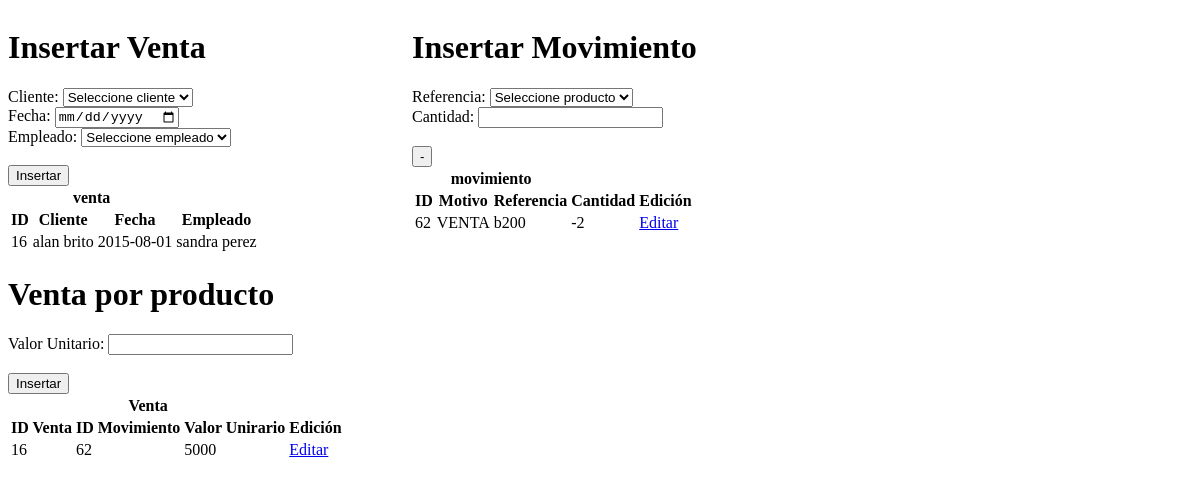
Page /vista/vventa.php on the earlier database version.
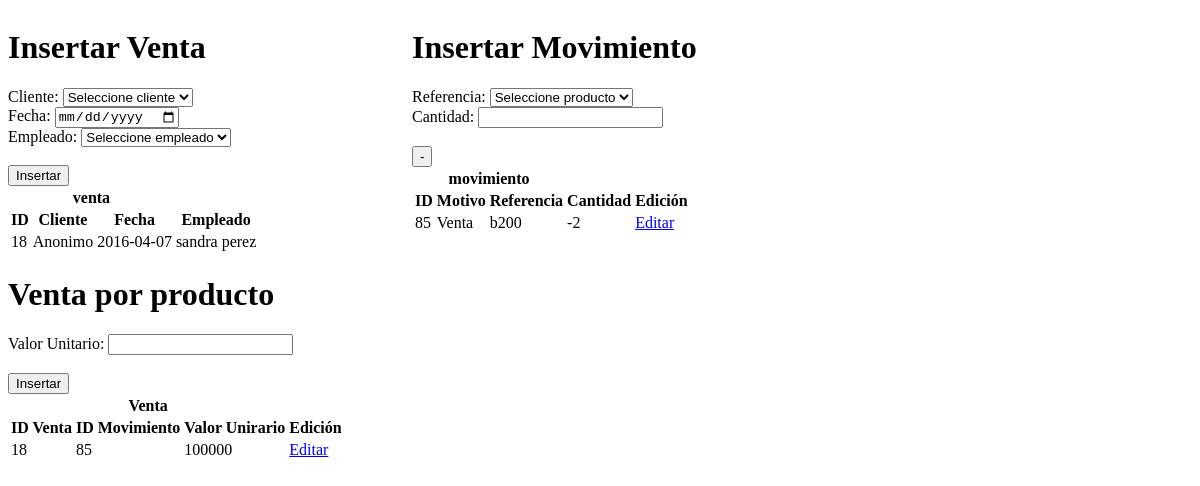
Same page on the later database version.
### tables this page shows
CREATE TABLE IF NOT EXISTS `tbventa` (
  `numero_venta` int(11) NOT NULL,
  `idcliente` int(11) NOT NULL,
  `fecha` date NOT NULL,
  `idempleado` varchar(10) NOT NULL
);

CREATE TABLE IF NOT EXISTS `tbcliente` (
  `idcliente` int(11) NOT NULL,
  `nombre` varchar(50) NOT NULL,
  `telefono` varchar(20) DEFAULT NULL,
  `direccion` varchar(50) DEFAULT NULL,
  `email` varchar(30) DEFAULT NULL,
  `detalle` varchar(10) NOT NULL
);

CREATE TABLE IF NOT EXISTS `tbempleado` (
  `idempleado` varchar(10) NOT NULL,
  `nombre` varchar(50) NOT NULL,
  `sueldo` int(11) NOT NULL,
  `direccion` varchar(50) NOT NULL,
  `ciudad` varchar(30) NOT NULL,
  `telefono_emple` varchar(20) NOT NULL,
  `telefono_refe` varchar(20) NOT NULL,
  `email` varchar(30) DEFAULT NULL,
  `estado` varchar(8) NOT NULL,
  `fecha_ingreso` date NOT NULL
);

CREATE TABLE IF NOT EXISTS `tbmovimiento` (
  `idmovimiento` int(11) NOT NULL,
  `motivo` varchar(30) NOT NULL,
  `referencia` varchar(20) NOT NULL,
  `cantidad` int(11) NOT NULL
);

CREATE TABLE IF NOT EXISTS `tbventaxproducto` (
  `numero_venta` int(11) NOT NULL,
  `movimiento` int(11) NOT NULL,
  `precio_venta` int(11) NOT NULL
);

### controlador/cventa.php (called while the page is built, shortened)
<?php
	include('modelo/mventa.php');
	$venta = new Mventa();
	$cliente2	= $venta->sel_cliente();
	$empleado2	= $venta->sel_empleado();

### modelo/mventa.php (called while the page is built, shortened)
<?php
	include_once('controlador/conexion.php');
	include_once('functions.php');
	class Mventa extends Funciones
	{
		function consultar_venta()
		{
			$sql = "SELECT * FROM tbventa ORDER BY numero_venta DESC LIMIT 1";
			 return $this->SeleccionDatos($sql);
		}
		function sel_cliente()
		{
            $sql = "SELECT * FROM `tbcliente`";
            return $this->SeleccionDatos($sql);
        }
		function sel_cliente1($idcliente)
		{
			$sql = "SELECT * FROM tbcliente WHERE idcliente='".$idcliente."';";
			return $this->SeleccionDatos($sql);
		}
		function sel_empleado()
		{
            $sql = "SELECT * FROM `tbempleado`";
            return $this->SeleccionDatos($sql);
        }
		function sel_empleado1($idempleado)
		{
			$sql = "SELECT * FROM tbempleado WHERE idempleado='".$idempleado."';";
			return $this->SeleccionDatos($sql);
		}
	}

### modelo/functions.php (called while the page is built, shortened)
<?php
	class Funciones {
        function SeleccionDatos($consulta)
        {
                $conexionBD = new conexion();
                $conexionBD -> conectarBD();
                $datos = $conexionBD -> ejeCon($consulta, 0);
                return $datos;
        }
}

### controlador/configuracion.php (called while the page is built)
<?php
	$serv_bd = "localhost";
	$usu_bd = "root";
	$pass_bd = "";
	$bd = "bdwold";
?>

### controlador/conexion.php (called while the page is built, shortened)
<?php
	class conexion {
		function conectarBD() {
			include("configuracion.php");
			$this -> link = mysql_connect ($serv_bd, $usu_bd, $pass_bd);
			$bd2 = mysql_select_db($bd);
		}
		function ejeCon($con, $op) {
			$this -> resultado = mysql_query($con) or die("La consulta fallo: ". mysql_error());
			if($op == 0) {
				while ($linea = mysql_fetch_array($this -> resultado)) {
					$arrayResultado[] = $linea;
				}
			} else {
				$arrayResultado[] = 0;
			}
			$resarr = isset ($arrayResultado) ? $arrayResultado: NULL;
			if($resarr) {
				return $arrayResultado;
			}
		}
	}
?>

### modelo/mmovimiento.php (called while the page is built, shortened)
<?php
	include_once('controlador/conexion.php');
	include_once('functions.php');
	class Mmovimiento extends Funciones
	{
		function consultar_movimiento_v()
		{
			$sql = "SELECT * FROM `tbmovimiento` WHERE `motivo` = 'Venta' ORDER BY idmovimiento DESC LIMIT 1";
			 return $this->SeleccionDatos($sql);
		}
		function sel_producto()
		{
            $sql = "SELECT * FROM `tbproducto`";
            return $this->SeleccionDatos($sql);
        }
	}

### controlador/cmovimiento.php (called while the page is built, shortened)
<?php
	include('modelo/mmovimiento.php');
	$movimiento = new Mmovimiento();
	$referencia2= $movimiento->sel_producto();

### controlador/cventaproduc.php (called while the page is built, shortened)
<?php
	include('modelo/mventaproduc.php');
	$ventaproduc = new Mventaproduc();
	$numero_venta2	= $ventaproduc->sel_numeroventa();
	$movimiento2	= $ventaproduc->sel_movimiento();

### modelo/mventaproduc.php (called while the page is built, shortened)
<?php
	include_once('controlador/conexion.php');
	include_once('functions.php');
	class Mventaproduc extends Funciones
	{
		function consultar_ventaproduc_u()
		{
			$sql = "SELECT * FROM tbventaxproducto ORDER BY numero_venta DESC LIMIT 1";
			 return $this->SeleccionDatos($sql);
		}
		function sel_numeroventa()
		{
            $sql = "SELECT * FROM `tbventa` order by numero_venta desc limit 1" ;
            return $this->SeleccionDatos($sql);
        }
		function sel_movimiento()
		{
            $sql = "SELECT * FROM `tbmovimiento` order by idmovimiento desc limit 1";
            return $this->SeleccionDatos($sql);
        }
	}

### vista/vventa.php (the view, shortened to what the changed rows need)
<!DOCTYPE html>
<html lang="en">
<head>
    <link rel="stylesheet" href="css/miestilo.css" media="screen">
</head>
<body>
<?php include('controlador/cmovimiento.php'); ?>
<?php include("controlador/cventa.php"); ?>
<div  class="formulario" >
	<h1>Insertar Venta</h1>
<?php $consultaventa = $venta->consultar_venta(); ?>
	<table class="table">
		<thead>
			<tr>
				<th colspan="3">venta</th>
			</tr>
			<tr>
				<th>ID</th>
				<th>Cliente</th>
				<th>Fecha</th>
				<th>Empleado</th>
		</thead>
		<tbody>
			<?php for($j=0;$j<count($consultaventa);$j++):
				$cliente1 	= $venta->sel_cliente1($consultaventa[$j]['idcliente']);
				$empleado1 	= $venta->sel_empleado1($consultaventa[$j]['idempleado']);
			?>
				<tr>
					<td><?= $consultaventa[$j]['numero_venta'] ?></td>
					<td><?= $cliente1[0]['nombre'] ?></td>
					<td><?= $consultaventa[$j]['fecha'] ?></td>
					<td><?= $empleado1[0]['nombre'] ?></td>
				</tr>
			<?php endfor; ?>
		</tbody>
	</table>
</div>
<div class="formulario">
	<h1>Insertar Movimiento</h1>
<?php $consultamovimiento = $movimiento->consultar_movimiento_v(); ?>
	<table class="table">
		<thead>
			<tr>
				<th colspan="3">movimiento</th>
			</tr>
			<tr>
				<th>ID</th>
				<th>Motivo</th>
				<th>Referencia</th>
				<th>Cantidad</th>
				<th>Edición</th>
			</tr>
		</thead>
		<tbody>
			<?php for($i=0;$i<count($consultamovimiento);$i++): ?>
				<tr>
					<td><?= $consultamovimiento[$i]['idmovimiento'] ?></td>
					<td><?= $consultamovimiento[$i]['motivo'] ?></td>
					<td><?= $consultamovimiento[$i]['referencia'] ?></td>
					<td><?= $consultamovimiento[$i]['cantidad'] ?></td>
					<td><a href="index.php?pag=17&id=<?= $consultamovimiento[$i]['idmovimiento'] ?>" class="btn btn-primary">Editar</a></td>
				</tr>
			<?php endfor; ?>
		</tbody>
	</table>
</div>
<?php include("controlador/cventaproduc.php"); ?>
<div class="formulario">
	<h1>Venta por producto</h1>
</div>
<?php $consultaventaproduc = $ventaproduc->consultar_ventaproduc_u(); ?>
	<table class="table">
		<thead>
			<tr>
				<th colspan="3">Venta</th>
			</tr>
			<tr>
				<th>ID Venta</th>
				<th>ID Movimiento</th>
				<th>Valor Unirario</th>
				<th>Edición</th>
		</thead>
		<tbody>
			<?php for($i=0;$i<count($consultaventaproduc);$i++): ?>
				<tr>
					<td><?= $consultaventaproduc[$i]['numero_venta'] ?></td>
					<td><?= $consultaventaproduc[$i]['movimiento'] ?></td>
					<td><?= $consultaventaproduc[$i]['precio_venta'] ?></td>
					<td><a href="index.php?pag=27&id=<?= $consultaventaproduc[$i]['numero_venta'] ?>&idm=<?= $consultaventaproduc[$i]['movimiento']?>" class="btn btn-primary">Editar</a></td>
				</tr>
			<?php endfor; ?>
		</tbody>
	</table>

Differences in the rows shown:
no longer on this page (row unchanged): tbventa: numero_venta "16", idcliente.nombre "alan brito", fecha "2015-08-01", idempleado.nombre "sandra perez"
no longer on this page (row edited): tbmovimiento: idmovimiento "62", motivo "VENTA", referencia "b200", cantidad "-2"
no longer on this page (row unchanged): tbventaxproducto: numero_venta "16", movimiento "62", precio_venta "5000"
added tbventa: numero_venta "18", idcliente.nombre "Anonimo", fecha "2016-04-07", idempleado.nombre "sandra perez"
added tbmovimiento: idmovimiento "85", motivo "Venta", referencia "b200", cantidad "-2"
added tbventaxproducto: numero_venta "18", movimiento "85", precio_venta "100000"
